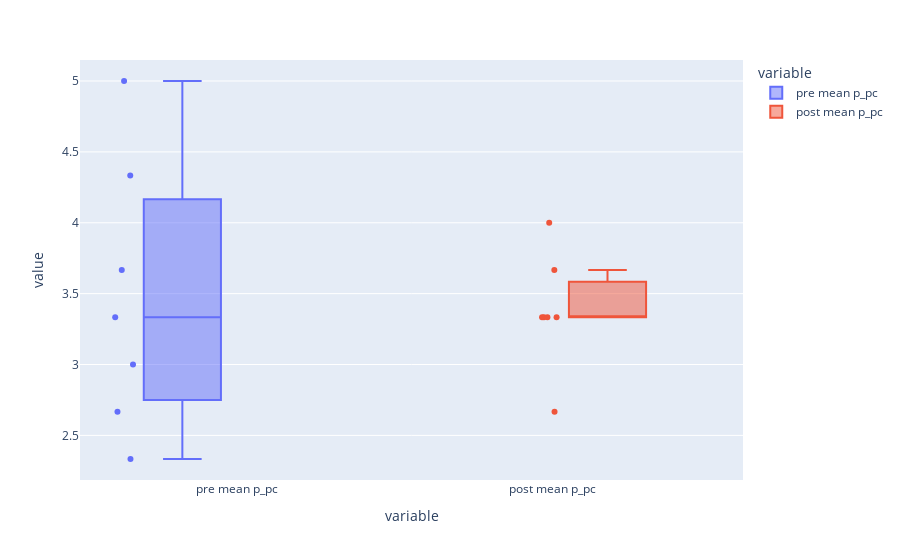

Notebook cell for this chart:
### Code cell
#p_pc boxplots
fig = px.box(kap_data_tidy[kap_data_tidy['variable'].isin(["pre mean p_pc", "post mean p_pc"])], x="variable", y='value', color="variable", points="all")
fig.show()

### Figure 1 — Plotly figure (JSON) as saved in the notebook; plotly's stock layout.template omitted (floating-point values rounded to 4 significant figures)
{"data": [{"alignmentgroup": "True", "boxpoints": "all", "hoverlabel": {"namelength": 0}, "hovertemplate": "variable=%{x}<br>value=%{y}", "legendgroup": "pre mean p_pc", "marker": {"color": "#636efa"}, "name": "pre mean p_pc", "notched": false, "offsetgroup": "pre mean p_pc", "orientation": "v", "showlegend": true, "type": "box", "x": ["pre mean p_pc", "pre mean p_pc", "pre mean p_pc", "pre mean p_pc", "pre mean p_pc", "pre mean p_pc", "pre mean p_pc"], "x0": " ", "xaxis": "x", "y": [4.333, 5, 2.667, 3.667, 2.333, 3, 3.333], "y0": " ", "yaxis": "y"}, {"alignmentgroup": "True", "boxpoints": "all", "hoverlabel": {"namelength": 0}, "hovertemplate": "variable=%{x}<br>value=%{y}", "legendgroup": "post mean p_pc", "marker": {"color": "#EF553B"}, "name": "post mean p_pc", "notched": false, "offsetgroup": "post mean p_pc", "orientation": "v", "showlegend": true, "type": "box", "x": ["post mean p_pc", "post mean p_pc", "post mean p_pc", "post mean p_pc", "post mean p_pc", "post mean p_pc", "post mean p_pc"], "x0": " ", "xaxis": "x", "y": [3.333, 4, 3.333, 3.333, 2.667, 3.667, 3.333], "y0": " ", "yaxis": "y"}], "layout": {"autosize": true, "boxmode": "group", "legend": {"title": {"text": "variable"}, "tracegroupgap": 0}, "margin": {"t": 60}, "xaxis": {"anchor": "y", "autorange": true, "categoryarray": ["pre mean p_pc", "post mean p_pc"], "categoryorder": "array", "domain": [0, 1], "range": [-0.5, 1.605], "title": {"text": "variable"}, "type": "category"}, "yaxis": {"anchor": "x", "autorange": true, "domain": [0, 1], "range": [2.185, 5.148], "title": {"text": "value"}, "type": "linear"}}}
